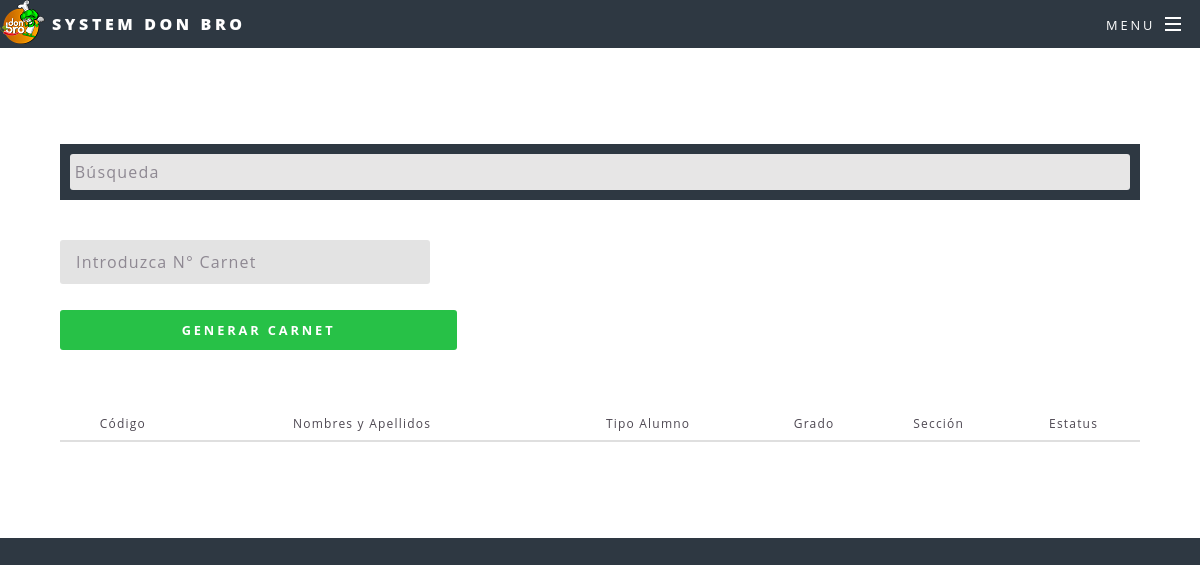
Page /Pantalla_carnet.php on the earlier database version.
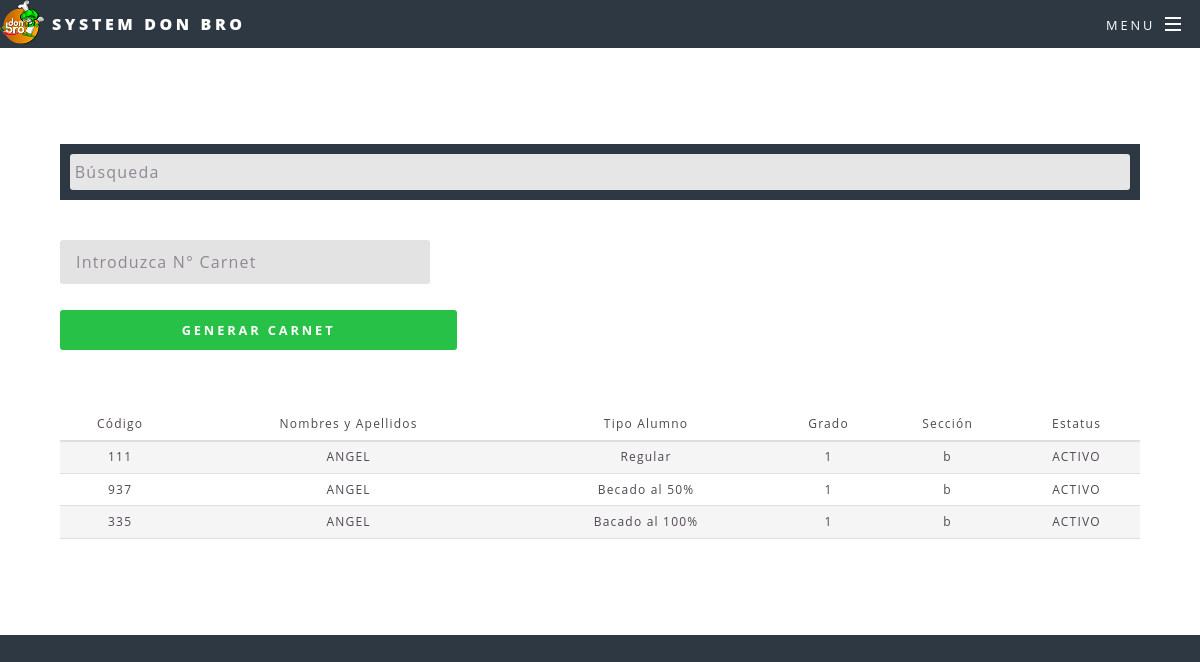
Same page on the later database version.
### tables this page shows
CREATE TABLE `alumnos` (
  `id` int(10) NOT NULL,
  `nombre` varchar(50) DEFAULT NULL,
  `beca_id` tinyint(4) DEFAULT NULL,
  `celular` varchar(50) DEFAULT NULL,
  `seccion` varchar(10) DEFAULT NULL,
  `grado` varchar(10) DEFAULT NULL,
  `codigo` varchar(10) DEFAULT NULL,
  `observacion` text NOT NULL,
  `credito_comida` int(10) NOT NULL,
  `estatus` varchar(50) DEFAULT NULL
);

CREATE TABLE `becas` (
  `id` tinyint(3) NOT NULL,
  `nombre` varchar(50) NOT NULL,
  `precio_comida` double NOT NULL
);

### Pantalla_carnet.php (the view, shortened to what this page needs)
<?php
  $conexion=mysqli_connect('localhost','root','','servidor.cobro');
  $sql="SELECT a.codigo,a.nombre,b.nombre,a.grado,a.seccion,a.estatus
FROM alumnos a
INNER JOIN becas b ON a.beca_id=b.id
 ORDER BY grado ASC ,seccion ASC
 ";
  $stmt1 = mysqli_query($conexion, $sql);
?>
<!DOCTYPE HTML>
<html>
	<head>
		<link rel="stylesheet" href="assets/css/main.css" />
      </head>
	<body>
	   <div id="page-wrapper">
            <header id="header">
				<img name="imagen" src="images/logo.png" >
						<h1><a href="">System Don BRO</a></h1>
						<nav id="nav">
							<ul>
								<li class="special">
									<a href="#menu" class="menuToggle"><span>Menu</span></a>
								</li>
							</ul>
						</nav>
					</header>
					<article id="main">
						<section class="wrapper style5">
                         <div class="inner">
								<section>
									<h4 style="text-align: center;">Datos Iniciales</h4>
								<center>
                                     <div  onkeyup="saltar(event,'name')" class="derecha" id="buscar"><input  maxlength="20" type="search" class="light-table-filter" data-table="order-table" placeholder="Búsqueda "></div>
                                </center>
  	                                  <form method="post" action="Imprimir_Carnet.php">
										<div class="row uniform">
											<div class="8u 12u$(xsmall)">
												<input type="text"
												       name="name"
												       id="name"
												       value=""
												       placeholder="Introduzca N° Carnet "
												       maxlength="3" pattern="([0-9]{3,3})"
												       required oninput="validacion(this)"
												       onkeyup="saltar(event,'boton_8')"/>
											</div>
										   </div>
										   <br/>
										 <div class="12u$">
												<ul class="actions" style="text-align: left" >
												<li><input id="boton_8"
													       style="text-align:center"
													       name="boton_8"
													       type="button"
													       value="Generar Carnet "
													       class="principal"
													      ></li>
                                                </ul>
										</div>
										<br/>
					<center>
                        <div class="datagrid">
                           <table class="order-table table">
                               <thead>
                                  <tr class="titulo">
                                  <td>
                                      Código
                                  </td>
                                  <td>
                                      Nombres y Apellidos
                                  </td>
                                  <td>
                                      Tipo Alumno
                                  </td>
                                  <td>
                                      Grado
                                  </td>
                                  <td>
                                      Sección
                                  </td>
                                  <td>
                                      Estatus
                                  </td>
                                  </tr>
                               </thead>
                               <?PHP while( $row=mysqli_fetch_array($stmt1, MYSQLI_NUM)) {?>
                                   <tr>
                                     <td><?php echo $row['0']; ?></td>
                                     <td><?php echo $row['1']; ?></td>
                                     <td><?php echo $row['2']; ?></td>
                                     <td><?php echo $row['3']; ?></td>
                                     <td><?php echo $row['4']; ?></td>
                                     <td><?php echo $row['5']; ?></td>
                                   </tr>
                               <?PHP }?>
                          </table>
					    </article>
                     </div>
	</body>
</html>

Differences in the rows shown:
added alumnos: codigo "111", nombre "ANGEL", beca.nombre "Regular", grado "1", seccion "b", estatus "ACTIVO"
added alumnos: codigo "937", nombre "ANGEL", beca.nombre "Becado al 50%", grado "1", seccion "b", estatus "ACTIVO"
added alumnos: codigo "335", nombre "ANGEL", beca.nombre "Bacado al 100%", grado "1", seccion "b", estatus "ACTIVO"
